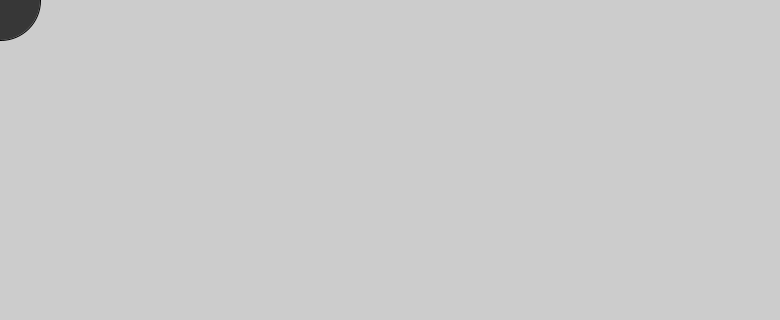
Frame 1 (no input)
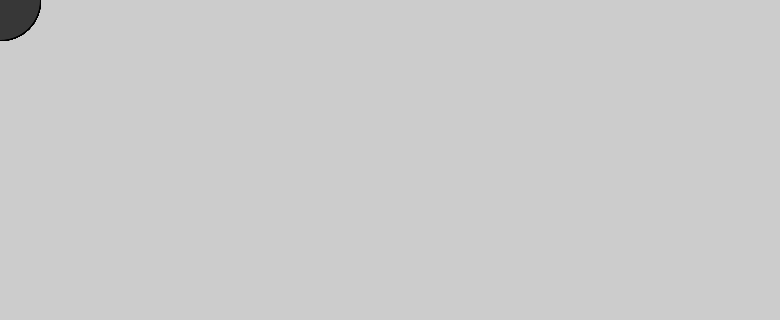
Frame 60 (the mouse pressed at the canvas centre just before this capture)
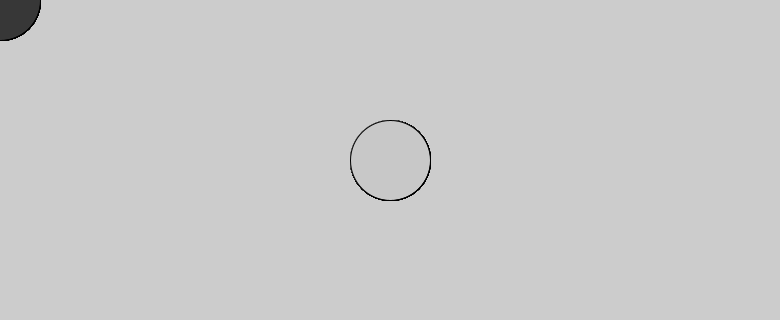
Frame 120 (the mouse held since frame 60 and released just before this capture)

The Processing sketch that drew these frames (run headless with seeded random() and noise(); from frame 60 on, the mouse is pressed at the canvas centre):

// Processing sketch: processing_85375
// ── processing_85375.pde

void setup() {
  size(780,320);
  smooth();
}

void draw() {
  if (mousePressed) {
    fill(200);
  } else {
    fill(55);
  }
  ellipse(mouseX,mouseY,80,80);
}
